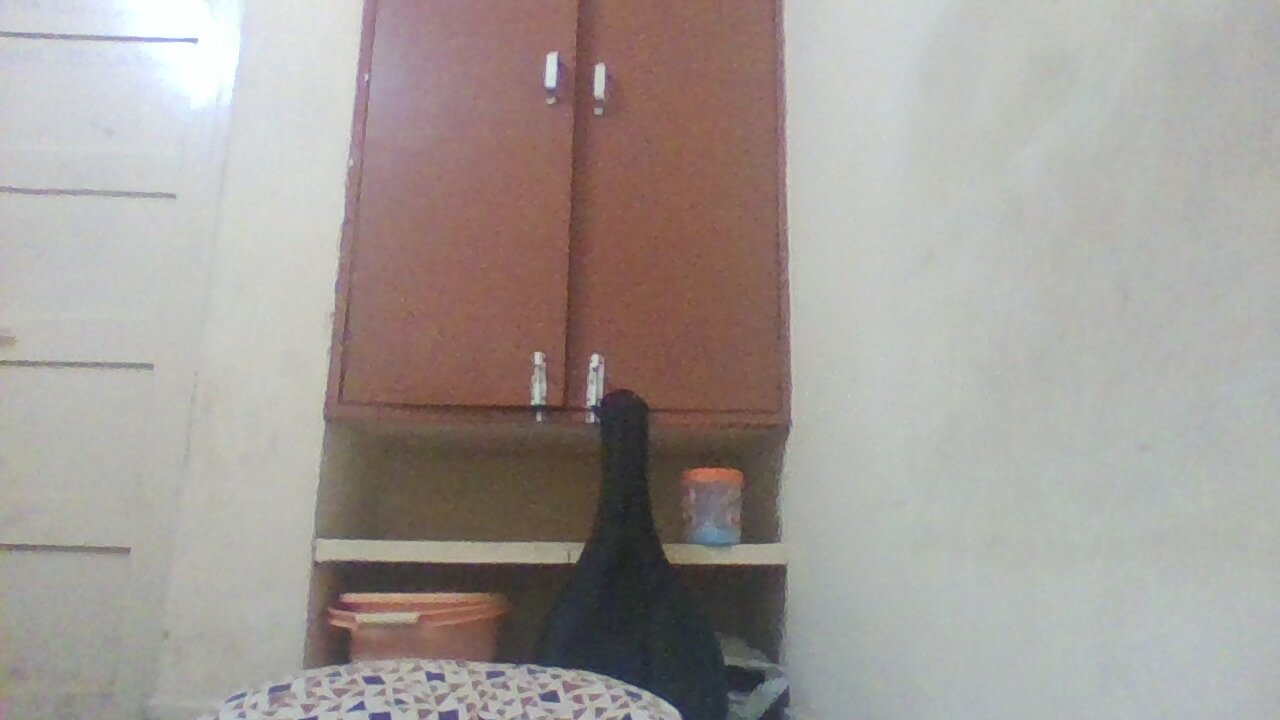
//> input picture hawkeye c++/bgedge/images/1.jpg, 1280 x 720 px
$ ./bgedge   (built with g++ and OpenCV 4)
//> lines starting //> are read from the running program, lines starting //| are printed output that depends on the picture; after the words box and inside, x2 and y2 are one past the last pixel; in counts of white or black regions, pixels touching at a corner belong together
#include "opencv2/core/core.hpp"
#include "opencv2/highgui/highgui.hpp"
#include "opencv2/opencv.hpp"

using namespace cv;
using namespace std;

int main(){
	Mat frame;
	Mat frame32f;
	Mat edge;
	Mat avg, stddev;
	char filename[40] = "images/1.jpg";
	const int count = 9;
	const int width = 1280;
	const int height = 720;
	const int lowThreshold = 50;
	const int upThreshold = 150;
	const int kernel_size = 3;
	avg = Mat::zeros(height,width,CV_32FC1);
	stddev = avg.clone();
	for (int i = 1; i <= count; i++){
		filename[7] = i + 48;
		frame = imread(filename, IMREAD_GRAYSCALE);
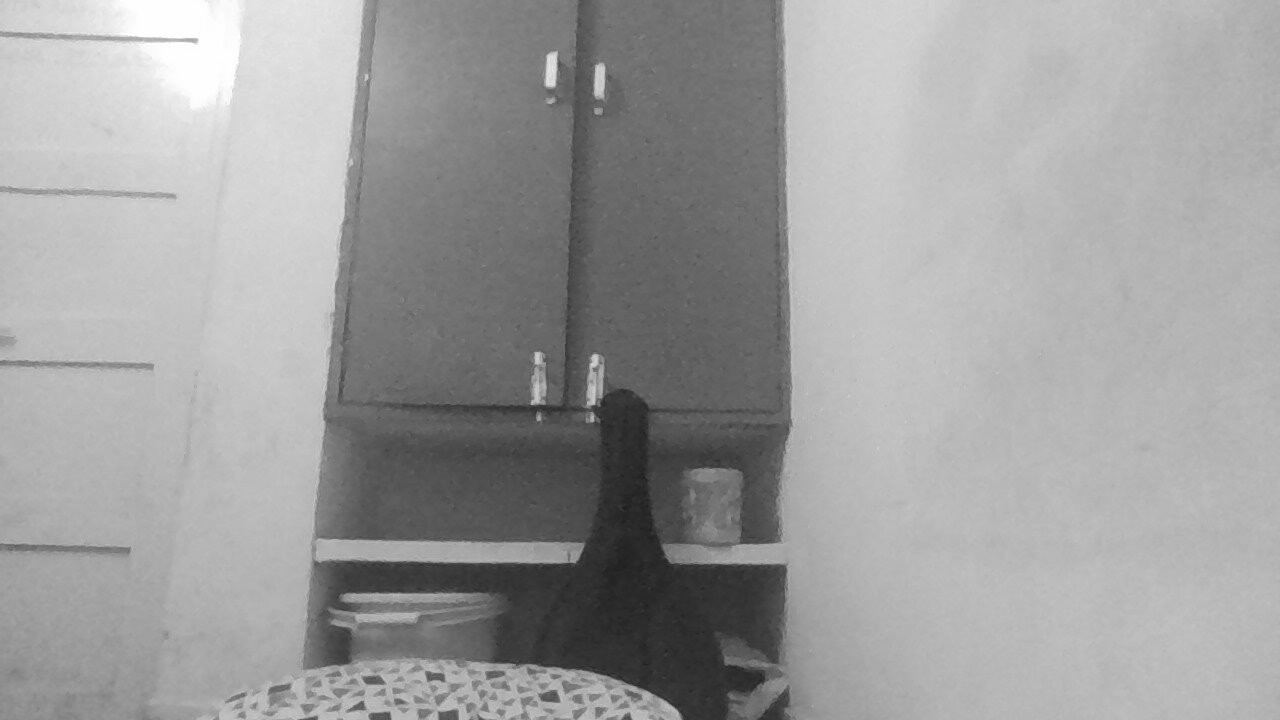
//> frame: 720 rows x 1280 cols, CV_8UC1; min 28, max 255, mean 158
		medianBlur(frame, frame, kernel_size);
		Canny(frame, edge,lowThreshold,upThreshold,kernel_size);
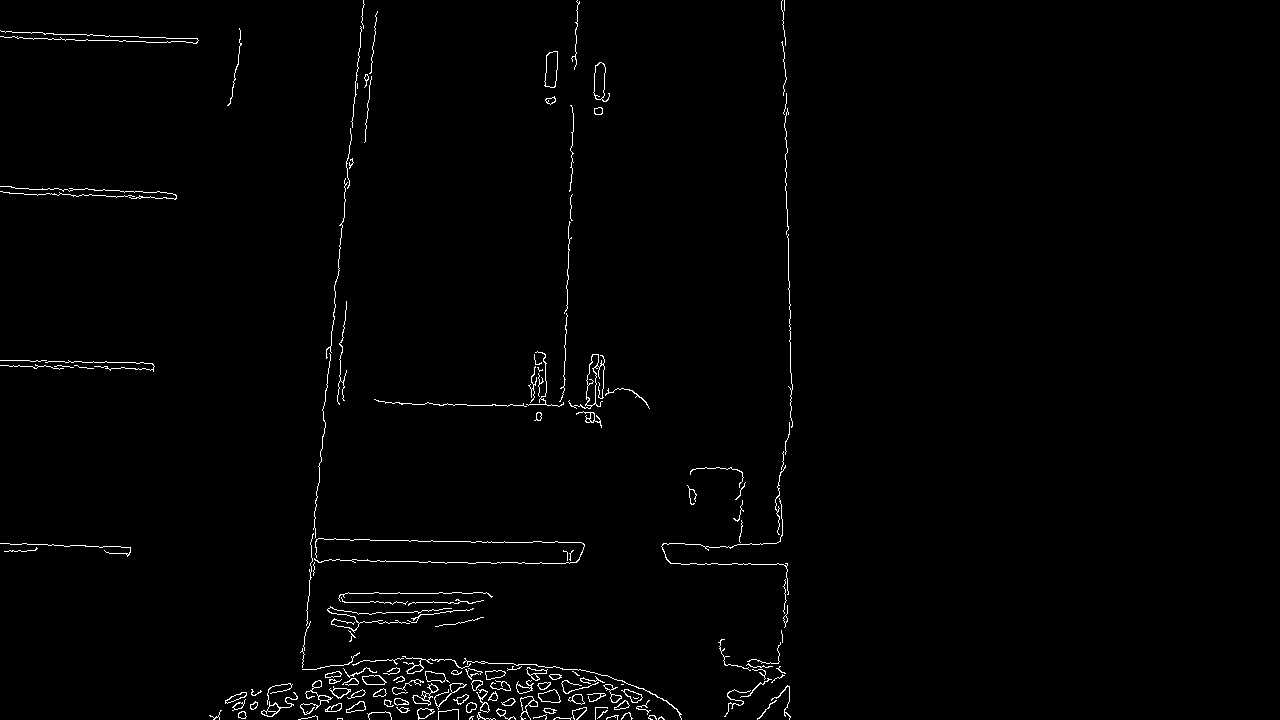
//> edge: 720 rows x 1280 cols, CV_8UC1; 1.2% white in thin lines or dots, all inside (x1, y1, x2, y2) = (0, 0, 793, 720)
		frame.copyTo(frame32f, edge);
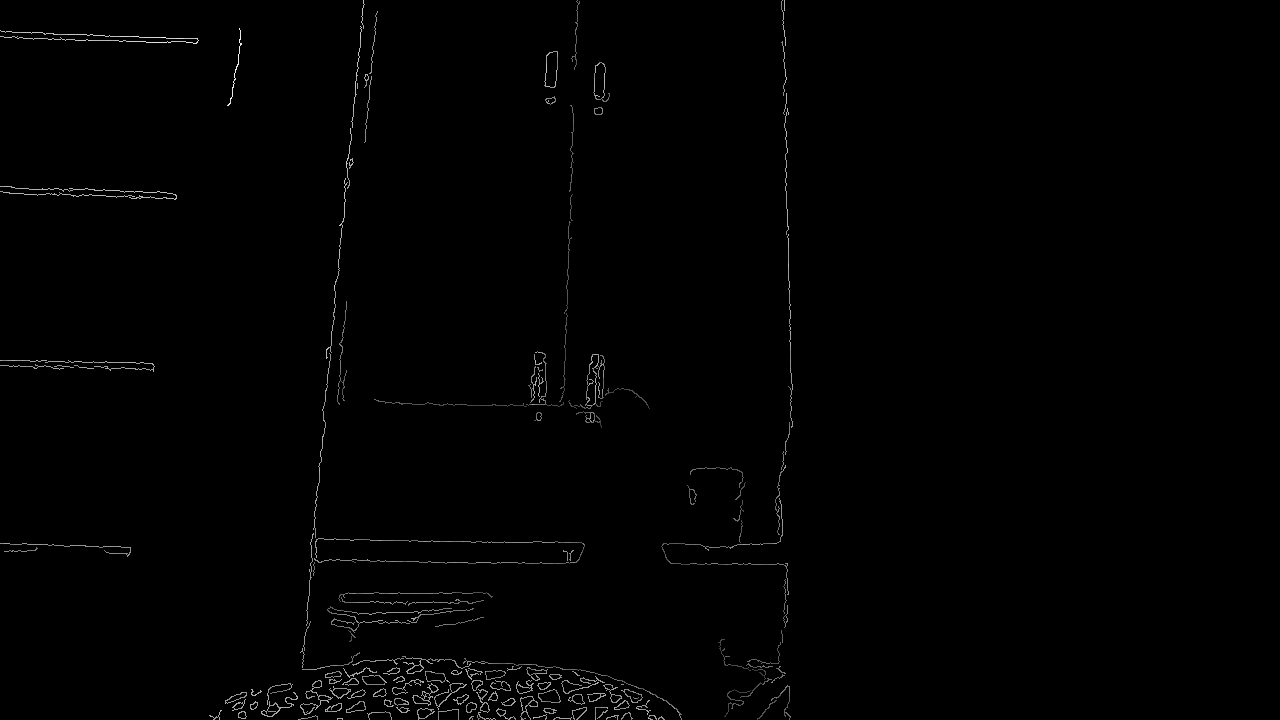
//> frame32f: 720 rows x 1280 cols, CV_8UC1; min 0, max 253, mean 1.7
		frame32f.convertTo(frame32f, CV_32FC1);
//> frame32f: 720 rows x 1280 cols, CV_32FC1
//> (the run ends here: the program stops with an error, at `medianBlur(frame, frame, kernel_size);`)
